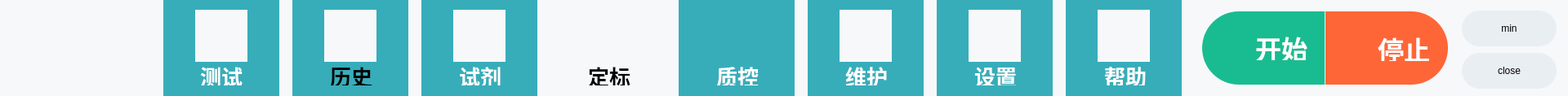
<?xml version="1.0" encoding="UTF-8"?>
<ui version="4.0">
 <class>MTop</class>
 <widget class="QWidget" name="MTop">
  <property name="geometry">
   <rect>
    <x>0</x>
    <y>0</y>
    <width>1920</width>
    <height>118</height>
   </rect>
  </property>
  <property name="windowTitle">
   <string>Form</string>
  </property>
  <property name="styleSheet">
   <string notr="true">background: #F7F8FA;</string>
  </property>
  <widget class="QWidget" name="widget_2" native="true">
   <property name="geometry">
    <rect>
     <x>0</x>
     <y>0</y>
     <width>182</width>
     <height>118</height>
    </rect>
   </property>
   <property name="styleSheet">
    <string notr="true">background: #F7F8FA;</string>
   </property>
  </widget>
  <widget class="QWidget" name="widget_3" native="true">
   <property name="geometry">
    <rect>
     <x>42</x>
     <y>11</y>
     <width>99</width>
     <height>97</height>
    </rect>
   </property>
   <property name="styleSheet">
    <string notr="true">border-image: url(:/suzhou/logo-ay.png);</string>
   </property>
  </widget>
  <widget class="QPushButton" name="btn_app_min">
   <property name="geometry">
    <rect>
     <x>1790</x>
     <y>13</y>
     <width>116</width>
     <height>44</height>
    </rect>
   </property>
   <property name="styleSheet">
    <string notr="true">width: 116px;
height: 44px;
background: #E9EEF3;
border-radius: 22px;</string>
   </property>
   <property name="text">
    <string>min</string>
   </property>
  </widget>
  <widget class="QPushButton" name="btn_app_close">
   <property name="geometry">
    <rect>
     <x>1790</x>
     <y>65</y>
     <width>116</width>
     <height>44</height>
    </rect>
   </property>
   <property name="styleSheet">
    <string notr="true">width: 116px;
height: 44px;
background: #E9EEF3;
border-radius: 22px;</string>
   </property>
   <property name="text">
    <string>close</string>
   </property>
  </widget>
  <widget class="QPushButton" name="btn_exp_start">
   <property name="geometry">
    <rect>
     <x>1472</x>
     <y>14</y>
     <width>150</width>
     <height>90</height>
    </rect>
   </property>
   <property name="styleSheet">
    <string notr="true">background: #19BC90;

border-top-left-radius : 45px;
border-top-right-radius : 0px;
border-bottom-left-radius : 45px;
border-bottom-right-radius : 0px;
</string>
   </property>
   <property name="text">
    <string/>
   </property>
  </widget>
  <widget class="QPushButton" name="btn_exp_stop">
   <property name="geometry">
    <rect>
     <x>1623</x>
     <y>14</y>
     <width>150</width>
     <height>90</height>
    </rect>
   </property>
   <property name="styleSheet">
    <string notr="true">QPushButton:enabled {
background: #FF6637;

border-top-left-radius : 0px;
border-top-right-radius : 45px;
border-bottom-left-radius : 0px;
border-bottom-right-radius : 45px;
}

QPushButton:disabled {
background: gray;

border-top-left-radius : 0px;
border-top-right-radius : 45px;
border-bottom-left-radius : 0px;
border-bottom-right-radius : 45px;
}

</string>
   </property>
   <property name="text">
    <string/>
   </property>
  </widget>
  <widget class="QWidget" name="widget_exp_start" native="true">
   <property name="geometry">
    <rect>
     <x>1496</x>
     <y>42</y>
     <width>29</width>
     <height>34</height>
    </rect>
   </property>
   <property name="styleSheet">
    <string notr="true">background: transparent;

image: url(:/suzhou/top_start.png);</string>
   </property>
  </widget>
  <widget class="QWidget" name="widget_exp_stop" native="true">
   <property name="geometry">
    <rect>
     <x>1645</x>
     <y>43</y>
     <width>28</width>
     <height>33</height>
    </rect>
   </property>
   <property name="styleSheet">
    <string notr="true">background: transparent;

image: url(:/suzhou/top_pause.png);</string>
   </property>
  </widget>
  <widget class="QLabel" name="label_exp_start">
   <property name="geometry">
    <rect>
     <x>1537</x>
     <y>43</y>
     <width>65</width>
     <height>31</height>
    </rect>
   </property>
   <property name="styleSheet">
    <string notr="true">background: transparent;

font-family: PingFang SC;
font-weight: bold;
font-size: 32px;
color: #FEFEFE;
line-height: 42px;</string>
   </property>
   <property name="text">
    <string>开始</string>
   </property>
  </widget>
  <widget class="QLabel" name="label_exp_stop">
   <property name="geometry">
    <rect>
     <x>1687</x>
     <y>44</y>
     <width>65</width>
     <height>31</height>
    </rect>
   </property>
   <property name="styleSheet">
    <string notr="true">background: transparent;

font-family: PingFang SC;
font-weight: bold;
font-size: 32px;
color: #FEFEFE;
line-height: 42px;</string>
   </property>
   <property name="text">
    <string>停止</string>
   </property>
  </widget>
  <widget class="QPushButton" name="btn_title_sample">
   <property name="geometry">
    <rect>
     <x>200</x>
     <y>0</y>
     <width>142</width>
     <height>118</height>
    </rect>
   </property>
   <property name="styleSheet">
    <string notr="true">background: #37ADBA;

border-radius : 0px;</string>
   </property>
   <property name="text">
    <string/>
   </property>
  </widget>
  <widget class="QPushButton" name="btn_title_history">
   <property name="geometry">
    <rect>
     <x>358</x>
     <y>0</y>
     <width>142</width>
     <height>118</height>
    </rect>
   </property>
   <property name="styleSheet">
    <string notr="true">background: #37ADBA;

border-radius : 0px;</string>
   </property>
   <property name="text">
    <string/>
   </property>
  </widget>
  <widget class="QPushButton" name="btn_title_reagent">
   <property name="geometry">
    <rect>
     <x>516</x>
     <y>0</y>
     <width>142</width>
     <height>118</height>
    </rect>
   </property>
   <property name="styleSheet">
    <string notr="true">background: #37ADBA;

border-radius : 0px;</string>
   </property>
   <property name="text">
    <string/>
   </property>
  </widget>
  <widget class="QPushButton" name="btn_title_calibration">
   <property name="geometry">
    <rect>
     <x>674</x>
     <y>0</y>
     <width>142</width>
     <height>118</height>
    </rect>
   </property>
   <property name="styleSheet">
    <string notr="true">background: #f7f8fa;

border-radius : 0px;</string>
   </property>
   <property name="text">
    <string/>
   </property>
  </widget>
  <widget class="QPushButton" name="btn_title_quality">
   <property name="geometry">
    <rect>
     <x>831</x>
     <y>0</y>
     <width>142</width>
     <height>118</height>
    </rect>
   </property>
   <property name="styleSheet">
    <string notr="true">background: #37ADBA;

border-radius : 0px;</string>
   </property>
   <property name="text">
    <string/>
   </property>
  </widget>
  <widget class="QPushButton" name="btn_title_maintrain">
   <property name="geometry">
    <rect>
     <x>989</x>
     <y>0</y>
     <width>142</width>
     <height>118</height>
    </rect>
   </property>
   <property name="styleSheet">
    <string notr="true">background: #37ADBA;

border-radius : 0px;</string>
   </property>
   <property name="text">
    <string/>
   </property>
  </widget>
  <widget class="QPushButton" name="btn_title_setting">
   <property name="geometry">
    <rect>
     <x>1147</x>
     <y>0</y>
     <width>142</width>
     <height>118</height>
    </rect>
   </property>
   <property name="styleSheet">
    <string notr="true">background: #37ADBA;

border-radius : 0px;</string>
   </property>
   <property name="text">
    <string/>
   </property>
  </widget>
  <widget class="QPushButton" name="btn_title_help">
   <property name="geometry">
    <rect>
     <x>1305</x>
     <y>0</y>
     <width>142</width>
     <height>118</height>
    </rect>
   </property>
   <property name="styleSheet">
    <string notr="true">background: #37ADBA;

border-radius : 0px;</string>
   </property>
   <property name="text">
    <string/>
   </property>
  </widget>
  <widget class="QWidget" name="widget_title_sample" native="true">
   <property name="geometry">
    <rect>
     <x>239</x>
     <y>12</y>
     <width>64</width>
     <height>64</height>
    </rect>
   </property>
   <property name="styleSheet">
    <string notr="true">image: url(:/suzhou/bottom_circle_red.png);</string>
   </property>
  </widget>
  <widget class="QWidget" name="widget_title_history" native="true">
   <property name="geometry">
    <rect>
     <x>397</x>
     <y>12</y>
     <width>64</width>
     <height>64</height>
    </rect>
   </property>
   <property name="styleSheet">
    <string notr="true">image: url(:/suzhou/bottom_circle_red.png);</string>
   </property>
  </widget>
  <widget class="QWidget" name="widget_title_reagent" native="true">
   <property name="geometry">
    <rect>
     <x>555</x>
     <y>12</y>
     <width>64</width>
     <height>64</height>
    </rect>
   </property>
   <property name="styleSheet">
    <string notr="true">image: url(:/suzhou/bottom_circle_red.png);</string>
   </property>
  </widget>
  <widget class="QWidget" name="widget_title_calibration" native="true">
   <property name="geometry">
    <rect>
     <x>713</x>
     <y>12</y>
     <width>64</width>
     <height>64</height>
    </rect>
   </property>
   <property name="styleSheet">
    <string notr="true">image: url(:/suzhou/top_off_calibration.png);</string>
   </property>
  </widget>
  <widget class="QWidget" name="widget_title_quality" native="true">
   <property name="geometry">
    <rect>
     <x>870</x>
     <y>12</y>
     <width>64</width>
     <height>64</height>
    </rect>
   </property>
   <property name="styleSheet">
    <string notr="true">background: transparent;

image: url(:/suzhou/top_on_quality.png);</string>
   </property>
  </widget>
  <widget class="QWidget" name="widget_title_maintrain" native="true">
   <property name="geometry">
    <rect>
     <x>1028</x>
     <y>12</y>
     <width>64</width>
     <height>64</height>
    </rect>
   </property>
   <property name="styleSheet">
    <string notr="true">image: url(:/suzhou/bottom_circle_red.png);</string>
   </property>
  </widget>
  <widget class="QWidget" name="widget_title_setting" native="true">
   <property name="geometry">
    <rect>
     <x>1186</x>
     <y>12</y>
     <width>64</width>
     <height>64</height>
    </rect>
   </property>
   <property name="styleSheet">
    <string notr="true">image: url(:/suzhou/bottom_circle_red.png);</string>
   </property>
  </widget>
  <widget class="QWidget" name="widget_title_help" native="true">
   <property name="geometry">
    <rect>
     <x>1344</x>
     <y>12</y>
     <width>64</width>
     <height>64</height>
    </rect>
   </property>
   <property name="styleSheet">
    <string notr="true">image: url(:/suzhou/bottom_circle_red.png);</string>
   </property>
  </widget>
  <widget class="QLabel" name="label_title_sample">
   <property name="geometry">
    <rect>
     <x>245</x>
     <y>81</y>
     <width>60</width>
     <height>24</height>
    </rect>
   </property>
   <property name="font">
    <font>
     <family>PingFang SC</family>
     <pointsize>-1</pointsize>
     <weight>75</weight>
     <bold>true</bold>
    </font>
   </property>
   <property name="styleSheet">
    <string notr="true">background: transparent;

width: 51px;
height: 24px;
font-family: PingFang SC;
font-weight: bold;
font-size: 26px;
color: #FFFFFF;
line-height: 42px;</string>
   </property>
   <property name="text">
    <string>测试</string>
   </property>
  </widget>
  <widget class="QLabel" name="label_title_history">
   <property name="geometry">
    <rect>
     <x>404</x>
     <y>81</y>
     <width>60</width>
     <height>24</height>
    </rect>
   </property>
   <property name="styleSheet">
    <string notr="true">background: transparent;

width: 51px;
height: 25px;
font-family: PingFang SC;
font-weight: 500;
font-size: 26px;
color: #000000;
line-height: 42px;</string>
   </property>
   <property name="text">
    <string>历史</string>
   </property>
  </widget>
  <widget class="QLabel" name="label_title_reagent">
   <property name="geometry">
    <rect>
     <x>562</x>
     <y>81</y>
     <width>60</width>
     <height>24</height>
    </rect>
   </property>
   <property name="styleSheet">
    <string notr="true">background: transparent;

width: 51px;
height: 24px;
font-family: PingFang SC;
font-weight: bold;
font-size: 26px;
color: #FFFFFF;
line-height: 42px;</string>
   </property>
   <property name="text">
    <string>试剂</string>
   </property>
  </widget>
  <widget class="QLabel" name="label_title_calibration">
   <property name="geometry">
    <rect>
     <x>720</x>
     <y>81</y>
     <width>60</width>
     <height>24</height>
    </rect>
   </property>
   <property name="styleSheet">
    <string notr="true">background: transparent;

width: 51px;
height: 25px;
font-family: PingFang SC;
font-weight: 500;
font-size: 26px;
color: #000000;
line-height: 42px;</string>
   </property>
   <property name="text">
    <string>定标</string>
   </property>
  </widget>
  <widget class="QLabel" name="label_title_quality">
   <property name="geometry">
    <rect>
     <x>877</x>
     <y>81</y>
     <width>60</width>
     <height>24</height>
    </rect>
   </property>
   <property name="styleSheet">
    <string notr="true">background: transparent;

width: 51px;
height: 24px;
font-family: PingFang SC;
font-weight: bold;
font-size: 26px;
color: #FFFFFF;
line-height: 42px;</string>
   </property>
   <property name="text">
    <string>质控</string>
   </property>
  </widget>
  <widget class="QLabel" name="label_title_maintrain">
   <property name="geometry">
    <rect>
     <x>1035</x>
     <y>81</y>
     <width>60</width>
     <height>24</height>
    </rect>
   </property>
   <property name="styleSheet">
    <string notr="true">background: transparent;

width: 51px;
height: 24px;
font-family: PingFang SC;
font-weight: bold;
font-size: 26px;
color: #FFFFFF;
line-height: 42px;</string>
   </property>
   <property name="text">
    <string>维护</string>
   </property>
  </widget>
  <widget class="QLabel" name="label_title_setting">
   <property name="geometry">
    <rect>
     <x>1193</x>
     <y>81</y>
     <width>60</width>
     <height>24</height>
    </rect>
   </property>
   <property name="styleSheet">
    <string notr="true">background: transparent;

width: 51px;
height: 24px;
font-family: PingFang SC;
font-weight: bold;
font-size: 26px;
color: #FFFFFF;
line-height: 42px;</string>
   </property>
   <property name="text">
    <string>设置</string>
   </property>
  </widget>
  <widget class="QLabel" name="label_title_help">
   <property name="geometry">
    <rect>
     <x>1352</x>
     <y>81</y>
     <width>60</width>
     <height>24</height>
    </rect>
   </property>
   <property name="styleSheet">
    <string notr="true">background: transparent;

width: 51px;
height: 24px;
font-family: PingFang SC;
font-weight: bold;
font-size: 26px;
color: #FFFFFF;
line-height: 42px;</string>
   </property>
   <property name="text">
    <string>帮助</string>
   </property>
  </widget>
 </widget>
 <resources/>
 <connections/>
</ui>
